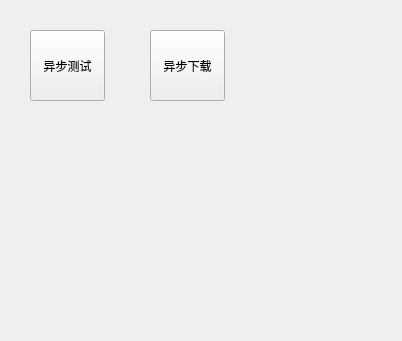
<?xml version="1.0" encoding="UTF-8"?>
<ui version="4.0">
 <class>PromiseClass</class>
 <widget class="QMainWindow" name="PromiseClass">
  <property name="geometry">
   <rect>
    <x>0</x>
    <y>0</y>
    <width>402</width>
    <height>341</height>
   </rect>
  </property>
  <property name="windowTitle">
   <string>Promise</string>
  </property>
  <widget class="QWidget" name="centralWidget">
   <widget class="QPushButton" name="pushButton">
    <property name="geometry">
     <rect>
      <x>30</x>
      <y>30</y>
      <width>75</width>
      <height>71</height>
     </rect>
    </property>
    <property name="text">
     <string>异步测试</string>
    </property>
   </widget>
   <widget class="QPushButton" name="pushButtonLoad">
    <property name="geometry">
     <rect>
      <x>150</x>
      <y>30</y>
      <width>75</width>
      <height>71</height>
     </rect>
    </property>
    <property name="text">
     <string>异步下载</string>
    </property>
   </widget>
  </widget>
 </widget>
 <layoutdefault spacing="6" margin="11"/>
 <resources>
  <include location="Promise.qrc"/>
 </resources>
 <connections/>
</ui>
